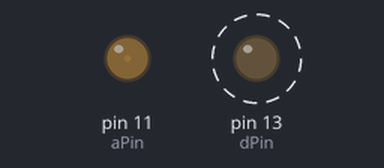
This sketch was run on a simulated Arduino Uno, built with avr-gcc and run on an emulated ATmega328P. Parts: output pins drawn as LEDs (lit = HIGH). Dashed ring = blinking.

Above: at 0.05 s.
At 0.45 s:
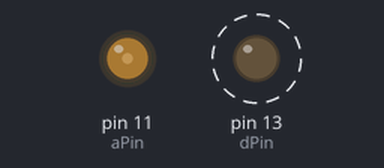
At 0.9 s:
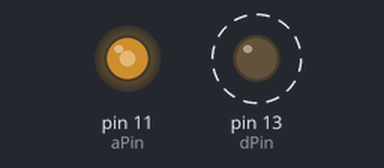
At 1.95 s:
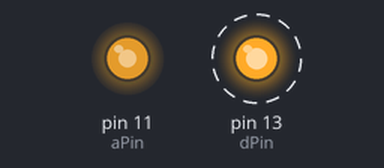
Timing chart, 0 to 7.2 s (numbered marks = the images above):
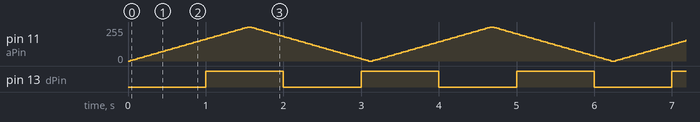

The sketch:

blink_and_fading_led_with_millis.ino
```cpp
const int dPin = 13;  //digitalWrite Pin(blink led)
const int aPin = 11;  //analogWrite Pin(fading led)

void setup()
{
  blink_setup();
  fading_setup();
}

void loop()
{
  blink_loop();
  fading_loop();
}

//set variables for blink led
int ledState = LOW;
long previousMillis = 0;
long interval=1000;

void blink_setup()
{
   pinMode(dPin, OUTPUT);
}

void blink_loop()
{
  unsigned long currentMillis=millis();

  if(currentMillis-previousMillis>=interval){
   previousMillis=currentMillis;

  if(ledState==LOW)
     ledState=HIGH;
  else
     ledState=LOW;
  digitalWrite(dPin, ledState);
  }
}

//set variables for fading led
int fadeValue=0;
int fadeDir=1;
long fading_previousMillis=0;
long fading_interval=30;

void fading_setup()
{

}

void fading_loop()
{
  unsigned long currentMillis=millis();

  if(currentMillis-fading_previousMillis>=fading_interval)
  {
  fading_previousMillis=currentMillis;

  if(fadeDir==1){
	if(fadeValue<=255){
		fadeValue+=5;
		if(fadeValue>255){
			fadeValue=255;
			fadeDir=0;
			}
		}
	 } else{
	 if(fadeValue>=0){
		fadeValue-=5;
		if(fadeValue<0){
		fadeValue=0;
		fadeDir=1;
		}
	   }
	 }
	 analogWrite(aPin, fadeValue);
  }
}
```

Measured:
- by itself, pin 13 (dPin): alternates HIGH for 1.0 s and LOW for 1.0 s
